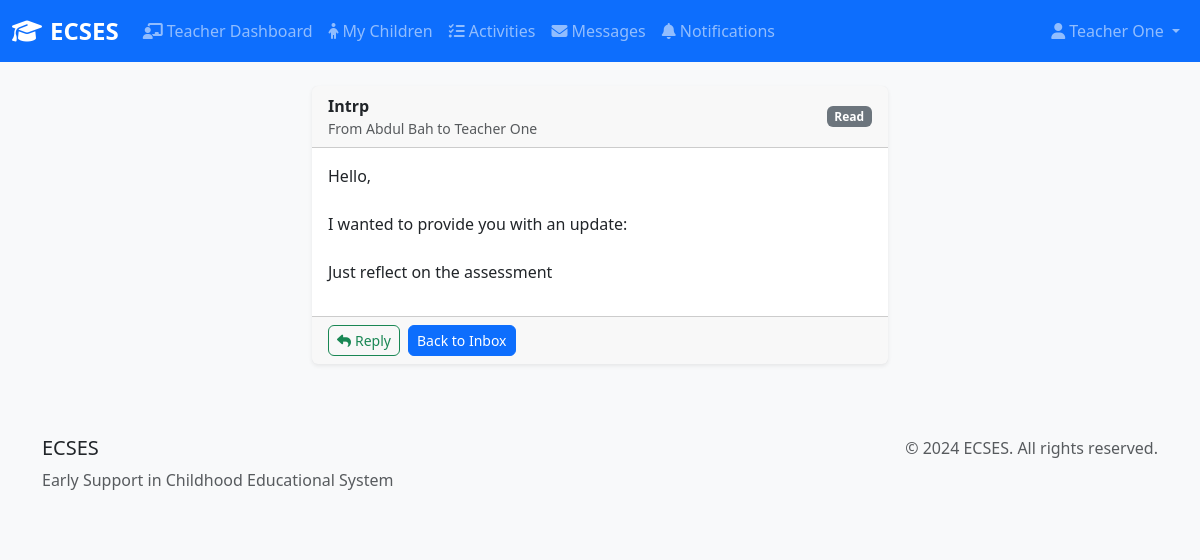
The app's page /connecthub/message/1/ (signed in) with its own data.
### connecthub/models.py (models this page shows, shortened)
class Message(models.Model):
    sender = models.ForeignKey(User, on_delete=models.CASCADE, related_name='sent_messages')
    recipient = models.ForeignKey(User, on_delete=models.CASCADE, related_name='received_messages')
    subject = models.CharField(max_length=200)
    content = models.TextField()
    is_read = models.BooleanField(default=False)
    created_at = models.DateTimeField(auto_now_add=True)
    updated_at = models.DateTimeField(auto_now=True)
    parent_message = models.ForeignKey('self', on_delete=models.CASCADE, null=True, blank=True, related_name='replies')
    class Meta:
        ordering = ['-created_at']
        verbose_name = "Message"
        verbose_name_plural = "Messages"

### connecthub/views.py (the view)
# urls.py: path('message/<int:message_id>/', views.message_detail, name='message_detail'),
@login_required
def message_detail(request, message_id):
    message = get_object_or_404(Message, id=message_id)
    if message.recipient == request.user and not message.is_read:
        message.is_read = True
        message.save()
    context = {
        'message': message,
    }
    return render(request, 'connecthub/message_detail.html', context)

### templates/connecthub/message_detail.html (shortened to what this page needs)
{% extends 'base.html' %}
{% block content %}
<div class="row justify-content-center">
  <div class="col-md-8 col-lg-6">
    <div class="card">
      <div class="card-header d-flex justify-content-between align-items-center">
        <div>
          <strong>{{ message.subject }}</strong>
          <div class="small text-muted">From {{ message.sender.get_full_name|default:message.sender.username }} to {{ message.recipient.get_full_name|default:message.recipient.username }}</div>
        </div>
        <span class="badge bg-{% if message.is_read %}secondary{% else %}primary{% endif %}">{% if message.is_read %}Read{% else %}New{% endif %}</span>
      </div>
      <div class="card-body">
        <p style="white-space: pre-wrap;">{{ message.content }}</p>
      </div>
      <div class="card-footer d-flex gap-2">
        <a href="{% url 'connecthub:reply_message' message.id %}" class="btn btn-outline-success btn-sm"><i class="fas fa-reply me-1"></i>Reply</a>
        <a href="{% url 'connecthub:inbox' %}" class="btn btn-primary btn-sm">Back to Inbox</a>
      </div>
    </div>
  </div>
</div>
{% endblock %}

### templates/base.html (shortened to what this page needs)
{% load static %}
<!DOCTYPE html>
<html lang="en">
<head>
    <link href="https://cdn.jsdelivr.net/npm/bootstrap@5.3.0/dist/css/bootstrap.min.css" rel="stylesheet">
    <link href="https://cdnjs.cloudflare.com/ajax/libs/font-awesome/6.4.0/css/all.min.css" rel="stylesheet">
    <link href="{% static 'css/styles.css' %}" rel="stylesheet">
</head>
<body>
    <nav class="navbar navbar-expand-lg navbar-dark bg-primary">
        <div class="container-fluid">
            <a class="navbar-brand" href="{% url 'home' %}">
                <i class="fas fa-graduation-cap me-2"></i>ECSES
            </a>
            {% if user.is_authenticated %}
            <div class="collapse navbar-collapse" id="navbarNav">
                <ul class="navbar-nav me-auto">
                    {% if user.is_superuser or user.userprofile.role == 'admin' %}
                        <li class="nav-item">
                            <a class="nav-link" href="{% url 'admin_dashboard' %}">
                                <i class="fas fa-tachometer-alt me-1"></i>Admin Dashboard
                            </a>
                        </li>
                        <li class="nav-item">
                            <a class="nav-link" href="{% url 'connecthub:user_management' %}">
                                <i class="fas fa-users me-1"></i>User Management
                            </a>
                        </li>
                    {% elif user.userprofile.role == 'teacher' %}
                        <li class="nav-item">
                            <a class="nav-link" href="{% url 'teacher_dashboard' %}">
                                <i class="fas fa-chalkboard-teacher me-1"></i>Teacher Dashboard
                            </a>
                        </li>
                        <li class="nav-item">
                            <a class="nav-link" href="{% url 'earlycare:child_list' %}">
                                <i class="fas fa-child me-1"></i>My Children
                            </a>
                        </li>
                        <li class="nav-item">
                            <a class="nav-link" href="{% url 'learnlytics:activity_list' %}">
                                <i class="fas fa-tasks me-1"></i>Activities
                            </a>
                        </li>
                    {% endif %}
                    <li class="nav-item">
                        <a class="nav-link" href="{% url 'connecthub:inbox' %}">
                            <i class="fas fa-envelope me-1"></i>Messages
                        </a>
                    </li>
                    <li class="nav-item">
                        <a class="nav-link" href="{% url 'connecthub:notifications' %}">
                            <i class="fas fa-bell me-1"></i>Notifications
                        </a>
                    </li>
                </ul>
                <ul class="navbar-nav">
                    <li class="nav-item dropdown">
                        <a class="nav-link dropdown-toggle" href="#" id="navbarDropdown" role="button" data-bs-toggle="dropdown">
                            <i class="fas fa-user me-1"></i>{{ user.get_full_name|default:user.username }}
                        </a>
                    </li>
                </ul>
            </div>
            {% endif %}
        </div>
    </nav>
    <main class="container-fluid mt-4">
        {% block content %}{% endblock %}
    </main>
    <footer class="bg-light mt-5 py-4">
        <div class="container">
            <div class="row">
                <div class="col-md-6">
                    <h5>ECSES</h5>
                    <p class="text-muted">Early Support in Childhood Educational System</p>
                </div>
                <div class="col-md-6 text-end">
                    <p class="text-muted">&copy; 2024 ECSES. All rights reserved.</p>
                </div>
            </div>
        </div>
    </footer>
</body>
</html>

### static/css/styles.css (style rules this page uses)
body { font-family: 'Segoe UI', Tahoma, Geneva, Verdana, sans-serif; background-color: #f8f9fa; }
.navbar-brand { font-weight: bold; font-size: 1.5rem; }
.card { border: none; box-shadow: 0 0.125rem 0.25rem rgba(0, 0, 0, 0.075); transition: box-shadow 0.15s ease-in-out; }
.badge { font-size: 0.75rem; }
.btn { border-radius: 0.375rem; font-weight: 500; }

### records on screen
Message: subject "Intrp", sender.get_full_name "Abdul Bah", recipient.get_full_name "Teacher One", content "Hello, I wanted to provide you with an update: Just reflect on the assessment"

### other values on screen
{{ user.get_full_name|default:user.username }} "Teacher One"
